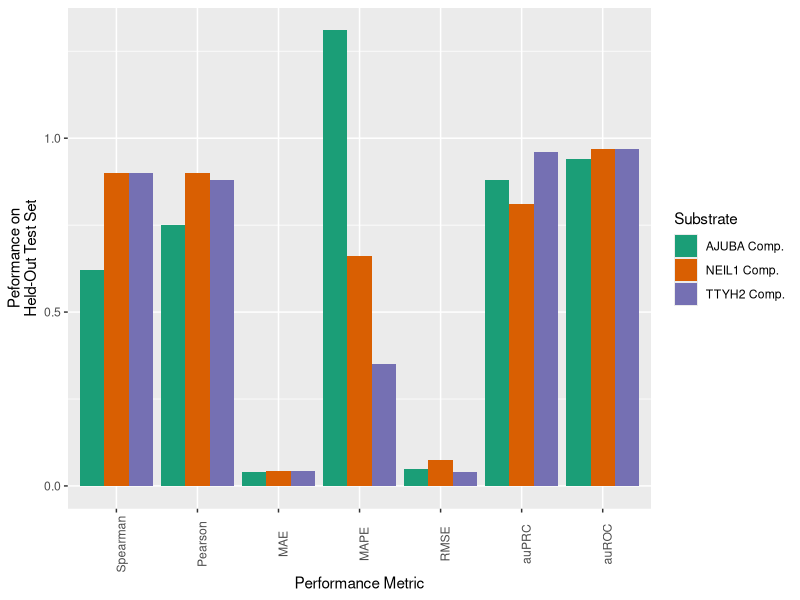

Write R code to recreate this figure.
rm(list=ls())
data=read.table("Combined_Comp_Performance.tsv",header=TRUE,sep='\t')
library(reshape2)
m=melt(data)
library(ggplot2)
ggplot(data=m,
       aes(x=m$variable,
           y=m$value,
           group=m$Substrate,
           fill=m$Substrate))+
  geom_bar(stat='identity',position='dodge')+
  scale_fill_manual(name="Substrate",values=c("#1b9e77","#d95f02","#7570b3"))+
  xlab("Performance Metric")+
  ylab("Peformance on\nHeld-Out Test Set")+
  theme(axis.text.x = element_text(angle = 90))
  